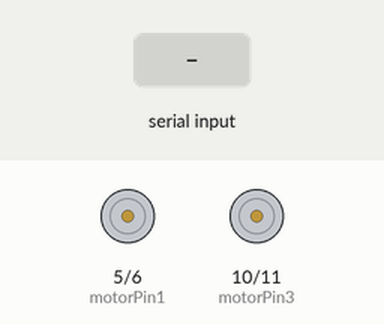
Simulated run of this sketch. Board: Arduino Uno, built with avr-gcc and run on an emulated ATmega328P. On the bench: motor-driver pin pairs drawn as motors (green arrow = first pin HIGH = forward, orange = second pin HIGH = backward, longer = more drive). Inputs (shaded band) come from the test bench. What the sketch prints to the serial monitor is not drawn.

Above: at 1.2 s.
1.3 s: "F" received over Serial
At 1.8 s:
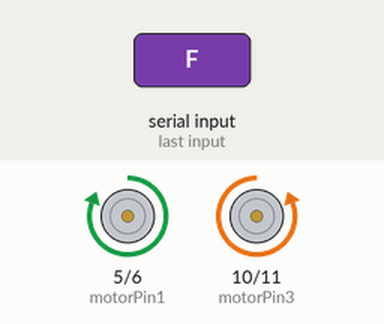
2.8 s: "R" received over Serial
At 4.0 s:
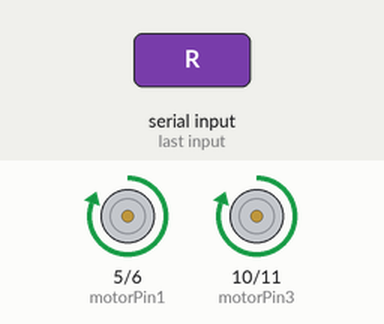
4.3 s: "L" received over Serial
At 5.3 s:
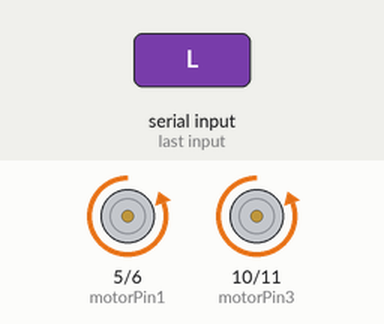
5.8 s: "B" received over Serial
At 6.4 s:
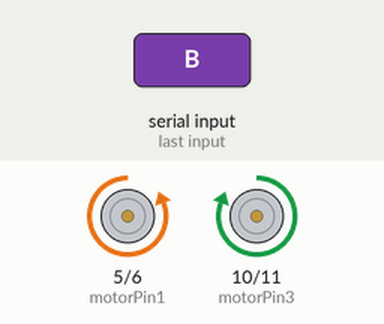
Timing chart, 0 to 8.3 s (numbered marks = the images above; inputs shaded):
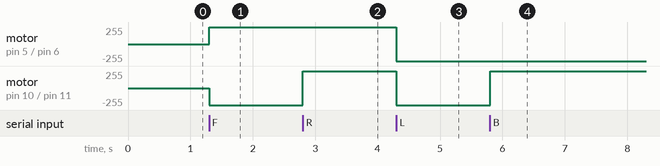

The sketch:

test_serial_movement.ino
```cpp
// NewPing - Version: Latest
#include <NewPing.h>

// SENSORS
#define TRIGGER_PIN  7  // Arduino pin tied to trigger pin on the ultrasonic sensor.
#define ECHO_PIN     8  // Arduino pin tied to echo pin on the ultrasonic sensor.
#define MAX_DISTANCE 300 // Maximum distance we want to ping for (in centimeters). Maximum sensor distance is rated at 400-500cm.
int min_safe_dist_cm = 25; // Maximum range needed

NewPing sonar(TRIGGER_PIN, ECHO_PIN, MAX_DISTANCE); // Creating the NewPing Object.

//ACTUATORS
//L293D
//Motor A
const int motorPin1  = 5;  // Pin 14 of L293
const int motorPin2  = 6;  // Pin 10 of L293
//Motor B
const int motorPin3  = 10; // Pin  7 of L293
const int motorPin4  = 11;  // Pin  2 of L293

char receivedChar;
boolean newData = false;

void setup() {

  Serial.begin(9600);

  //Set pins as outputs
  pinMode(motorPin1, OUTPUT);
  pinMode(motorPin2, OUTPUT);
  pinMode(motorPin3, OUTPUT);
  pinMode(motorPin4, OUTPUT);

}

void loop() {

  recvInfo();
  Move();

}

void recvInfo() {

  if (Serial.available() > 0) {

    receivedChar = Serial.read();
    newData = true;
    Serial.print("You sent: ");
    Serial.println(receivedChar);

  }

}

void Move() {

  while(newData == true) {

    if (receivedChar == 'F'){
      // Drive forward
      Serial.print("Driving forward for 500ms.");
      digitalWrite(motorPin1, HIGH);
      digitalWrite(motorPin2, LOW);
      digitalWrite(motorPin3, LOW);
      digitalWrite(motorPin4, HIGH);
    }
    if (receivedChar == 'R'){

      // Turn right
      Serial.print("Turning right for 500ms.");
      digitalWrite(motorPin1, HIGH);
      digitalWrite(motorPin2, LOW);
      digitalWrite(motorPin3, HIGH);
      digitalWrite(motorPin4, LOW);
    }
    if (receivedChar == 'L'){

      // Turn right
      Serial.print("Turning left for 500ms.");
      digitalWrite(motorPin1, LOW);
      digitalWrite(motorPin2, HIGH);
      digitalWrite(motorPin3, LOW);
      digitalWrite(motorPin4, HIGH);
    }
    if (receivedChar == 'B'){

      // Turn right
      Serial.print("Moving backward for 500ms.");
      digitalWrite(motorPin1, LOW);
      digitalWrite(motorPin2, HIGH);
      digitalWrite(motorPin3, HIGH);
      digitalWrite(motorPin4, LOW);
    }
    if (receivedChar == 'S'){

      // Turn right
      Serial.print("Stopping.");
      digitalWrite(motorPin1, LOW);
      digitalWrite(motorPin2, LOW);
      digitalWrite(motorPin3, LOW);
      digitalWrite(motorPin4, LOW);
    }
    newData = false;
    delay(500);

  }

}
```

Measured:
- after the input at 1.3 s, motor on pin 5 (motorPin1) / pin 6 (motorPin2): stopped → forward 255/255 at once; motor on pin 10 (motorPin3) / pin 11 (motorPin4): stopped → backward 255/255 at once
- after the input at 2.8 s, motor on pin 10 (motorPin3) / pin 11 (motorPin4): backward 255/255 → forward 255/255 at once
- after the input at 4.3 s, motor on pin 5 (motorPin1) / pin 6 (motorPin2), motor on pin 10 (motorPin3) / pin 11 (motorPin4): forward 255/255 → backward 255/255 at once
- after the input at 5.8 s, motor on pin 10 (motorPin3) / pin 11 (motorPin4): backward 255/255 → forward 255/255 at once
